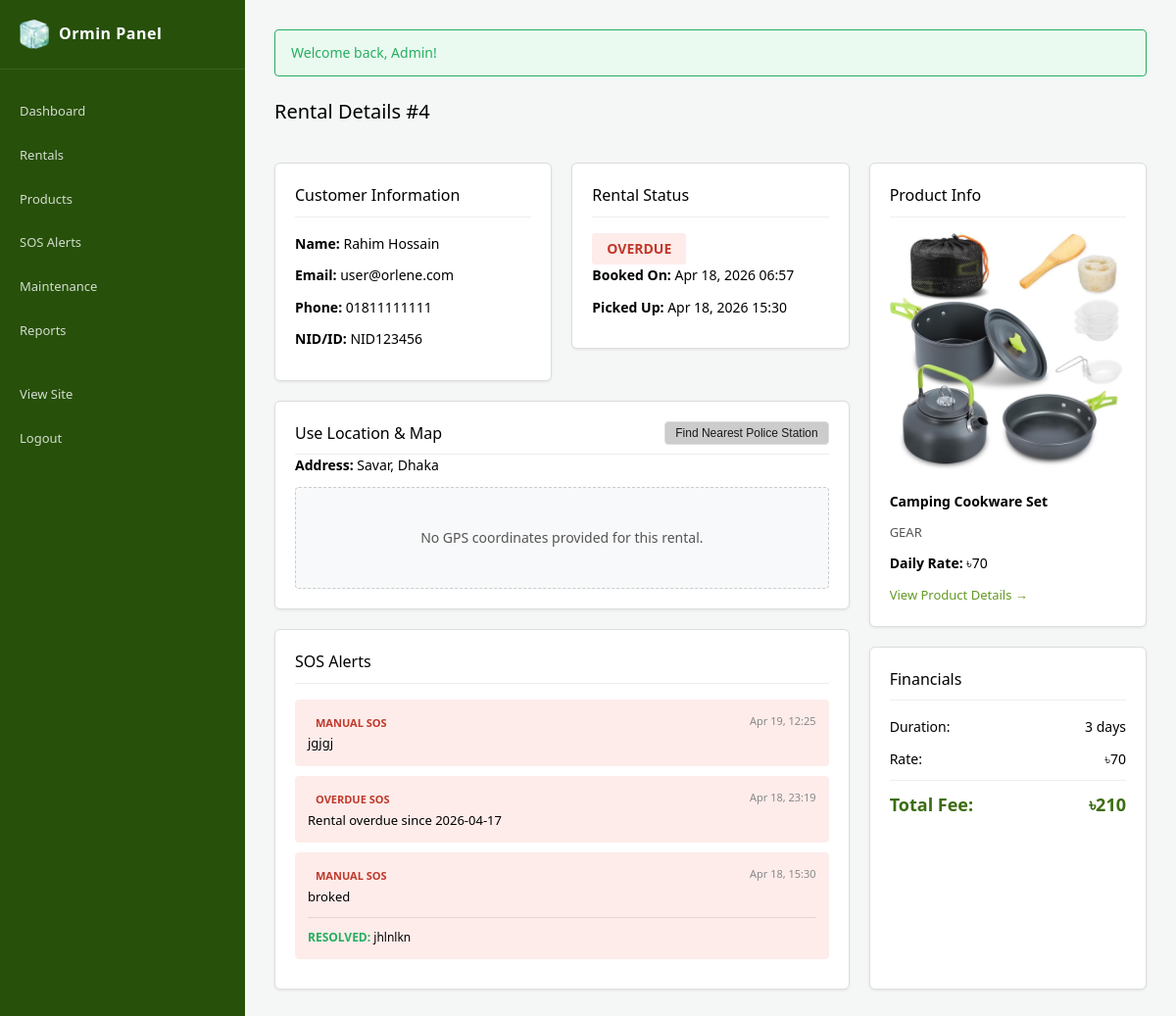
Page /admin/rental_detail.php?id=4 (signed in) on the committed database.
### tables this page shows
CREATE TABLE `rentals` (
  `id` int(11) NOT NULL,
  `user_id` int(11) NOT NULL,
  `product_id` int(11) NOT NULL,
  `start_date` date NOT NULL,
  `end_date` date NOT NULL,
  `days` int(11) NOT NULL,
  `total_fee` decimal(10,2) NOT NULL,
  `status` enum('PENDING','APPROVED','ACTIVE','RETURNED','COMPLETED','REJECTED','OVERDUE') DEFAULT 'PENDING',
  `use_area` varchar(150) DEFAULT NULL,
  `use_city` varchar(100) DEFAULT NULL,
  `use_landmark` varchar(200) DEFAULT NULL,
  `use_lat` decimal(10,7) DEFAULT NULL,
  `use_lng` decimal(10,7) DEFAULT NULL,
  `rejection_reason` text DEFAULT NULL,
  `created_at` timestamp NOT NULL DEFAULT current_timestamp(),
  `pickup_at` datetime DEFAULT NULL,
  `returned_at` datetime DEFAULT NULL
);

CREATE TABLE `users` (
  `id` int(11) NOT NULL,
  `name` varchar(100) NOT NULL,
  `email` varchar(150) NOT NULL,
  `password_hash` varchar(255) NOT NULL,
  `phone` varchar(20) DEFAULT NULL,
  `nid` varchar(50) DEFAULT NULL,
  `role` enum('user','admin') DEFAULT 'user',
  `created_at` timestamp NOT NULL DEFAULT current_timestamp()
);

CREATE TABLE `sos_alerts` (
  `id` int(11) NOT NULL,
  `rental_id` int(11) NOT NULL,
  `user_id` int(11) NOT NULL,
  `trigger_type` enum('MANUAL','OVERDUE') NOT NULL,
  `message` text DEFAULT NULL,
  `status` enum('OPEN','RESOLVED') DEFAULT 'OPEN',
  `created_at` datetime DEFAULT current_timestamp(),
  `resolved_at` datetime DEFAULT NULL,
  `resolved_by` int(11) DEFAULT NULL,
  `resolution_notes` text DEFAULT NULL
);

CREATE TABLE `products` (
  `id` int(11) NOT NULL,
  `subcategory_id` int(11) NOT NULL,
  `name` varchar(150) NOT NULL,
  `description` text DEFAULT NULL,
  `daily_rate` decimal(8,2) NOT NULL,
  `stock_qty` int(11) DEFAULT 1,
  `status` enum('AVAILABLE','RENTED','PENDING_INSPECTION','MAINTENANCE','RETIRED') DEFAULT 'AVAILABLE',
  `rental_count` int(11) DEFAULT 0,
  `maintenance_threshold` int(11) DEFAULT 5,
  `image_path` varchar(255) DEFAULT 'assets/img/products/default.jpg',
  `created_at` timestamp NOT NULL DEFAULT current_timestamp()
);

CREATE TABLE `categories` (
  `id` int(11) NOT NULL,
  `name` varchar(50) NOT NULL,
  `description` text DEFAULT NULL
);

### admin/rental_detail.php (the view, shortened to what this page needs)
<?php
require_once __DIR__ . '/../includes/auth.php';
$id = (int)($_GET['id'] ?? 0);
$db = get_db();
$stmt = $db->prepare("
    SELECT r.*, u.name as user_name, u.email as user_email, u.phone as user_phone, u.nid as user_nid,
           p.name as product_name, c.name as category_name, p.image_path, p.daily_rate,
           (SELECT result FROM inspections WHERE rental_id = r.id LIMIT 1) as inspection_result,
           (SELECT notes FROM inspections WHERE rental_id = r.id LIMIT 1) as inspection_notes,
           (SELECT name FROM users WHERE id = (SELECT admin_id FROM inspections WHERE rental_id = r.id LIMIT 1)) as inspector_name
    FROM rentals r
    JOIN users u ON r.user_id = u.id
    JOIN products p ON r.product_id = p.id
    JOIN subcategories s ON p.subcategory_id = s.id
    JOIN categories c ON s.category_id = c.id
    WHERE r.id = ?
");
$stmt->execute([$id]);
$rental = $stmt->fetch();
$stmt = $db->prepare("SELECT * FROM sos_alerts WHERE rental_id = ? ORDER BY created_at DESC");
$stmt->execute([$id]);
$sos_alerts = $stmt->fetchAll();
require_once __DIR__ . '/../includes/admin_header.php';
?>
<div class="flex justify-between align-center mb-20">
    <h2>Rental Details #<?= $rental['id'] ?></h2>
</div>
<div class="grid">
    <div class="grid-col col-8 flex-col">
        <div class="grid">
            <div class="grid-col col-6 flex-col">
                <div class="card">
                    <h3 class="mb-15" style="border-bottom: 1px solid #eee; padding-bottom: 8px;">Customer Information</h3>
                    <p class="mb-10"><strong>Name:</strong> <?= htmlspecialchars($rental['user_name']) ?></p>
                    <p class="mb-10"><strong>Email:</strong> <?= htmlspecialchars($rental['user_email']) ?></p>
                    <p class="mb-10"><strong>Phone:</strong> <?= htmlspecialchars($rental['user_phone']) ?></p>
                    <p class="mb-10"><strong>NID/ID:</strong> <?= htmlspecialchars($rental['user_nid']) ?></p>
                </div>
            </div>
            <div class="grid-col col-6 flex-col">
                <div class="card">
                    <h3 class="mb-15" style="border-bottom: 1px solid #eee; padding-bottom: 8px;">Rental Status</h3>
                    <div class="mb-15">
                        <span class="badge badge-<?= strtolower($rental['status']) ?>" style="font-size: 14px; padding: 5px 15px;">
                            <?= str_replace('_', ' ', $rental['status']) ?>
                        </span>
                    </div>
                    <p class="mb-10"><strong>Booked On:</strong> <?= date('M d, Y H:i', strtotime($rental['created_at'])) ?></p>
                    <?php if ($rental['pickup_at']): ?>
                        <p class="mb-10"><strong>Picked Up:</strong> <?= date('M d, Y H:i', strtotime($rental['pickup_at'])) ?></p>
                    <?php endif; ?>
                </div>
            </div>
        </div>
        <div class="card mt-20" id="map-section">
            <div class="flex justify-between align-center mb-15" style="border-bottom: 1px solid #eee; padding-bottom: 8px;">
                <h3 style="margin: 0;">Use Location & Map</h3>
                <button id="find_police_btn" class="btn btn-outline btn-sm">Find Nearest Police Station</button>
            </div>
            <p class="mb-10"><strong>Address:</strong>
                <?php if (!empty($rental['use_area']) || !empty($rental['use_city'])): ?>
                    <?= htmlspecialchars($rental['use_landmark'] ? $rental['use_landmark'] . ', ' : '') ?><?= htmlspecialchars($rental['use_area'] ?? '') ?>, <?= htmlspecialchars($rental['use_city'] ?? '') ?>
                <?php else: ?>
                    <span class="text-muted">No address provided</span>
                <?php endif; ?>
            </p>
            <?php if ($rental['use_lat'] && $rental['use_lng']): ?>
                <div id="map"></div>
                <div class="mt-10 flex gap-20" style="font-size: 12px;">
                    <div class="flex align-center gap-5">
                        <span style="display:inline-block; width:12px; height:12px; background:green; border-radius:50%;"></span> Product Location
                    </div>
                    <div class="flex align-center gap-5">
                        <span style="display:inline-block; width:12px; height:12px; background:blue; border-radius:50%;"></span> Police Station
                    </div>
                </div>
                <script>
                    document.addEventListener('DOMContentLoaded', function() {
                        const lat = <?= $rental['use_lat'] ?>;
                        const lng = <?= $rental['use_lng'] ?>;
                        const map = L.map('map').setView([lat, lng], 13);
                        L.tileLayer('https://{s}.tile.openstreetmap.org/{z}/{x}/{y}.png', {
                            attribution: '&copy; OpenStreetMap contributors'
                        }).addTo(map);
                        const gearIcon = L.icon({
                            iconUrl: 'https://raw.githubusercontent.com/pointhi/leaflet-color-markers/master/img/marker-icon-2x-green.png',
                            shadowUrl: 'https://cdnjs.cloudflare.com/ajax/libs/leaflet/0.7.7/images/marker-shadow.png',
                            iconSize: [25, 41],
                            iconAnchor: [12, 41],
                            popupAnchor: [1, -34],
                            shadowSize: [41, 41]
                        });
                        L.marker([lat, lng], {icon: gearIcon}).addTo(map)
                            .bindPopup('<b><?= htmlspecialchars($rental['product_name']) ?></b><br>User: <?= htmlspecialchars($rental['user_name']) ?>')
                            .openPopup();
                        // Fetch police stations using Overpass API
                        function fetchPolice() {
                            const btn = document.getElementById('find_police_btn');
                            const originalText = btn.textContent;
                            btn.textContent = 'Searching...';
                            btn.disabled = true;
                            const overpassUrl = `https://overpass-api.de/api/interpreter?data=[out:json];node["amenity"="police"](around:5000,${lat},${lng});out;`;
                            fetch(overpassUrl)
                                .then(r => {
                                    if (!r.ok) throw new Error('API server returned ' + r.status);
                                    return r.json();
                                })
                                .then(data => {
                                    if (!data.elements || data.elements.length === 0) {
                                        alert('No police stations found within 5km of this location.');
                                        return;
                                    }
                                    data.elements.forEach(station => {
                                        L.marker([station.lat, station.lon]).addTo(map)
                                            .bindPopup(station.tags.name || 'Police Station');
                                    });
                                    const markers = data.elements.map(s => L.marker([s.lat, s.lon]));
                                    markers.push(L.marker([lat, lng])); // Include original location
                                    const group = L.featureGroup(markers);
                                    map.fitBounds(group.getBounds().pad(0.1));
                                    btn.textContent = 'Search again';
                                    btn.disabled = false;
                                })
                                .catch(err => {
                                    console.error('Error fetching police stations:', err);
                                    // Fallback to secondary API if primary fails
                                    const fallbackUrl = `https://overpass.kumi.systems/api/interpreter?data=[out:json];node["amenity"="police"](around:5000,${lat},${lng});out;`;
                                    fetch(fallbackUrl)
                                        .then(r => r.json())
                                        .then(data => {
                                            // Repeat logic for fallback
                                            if (!data.elements || data.elements.length === 0) {
                                                alert('No police stations found within 5km.');
                                                return;
                                            }
                                            data.elements.forEach(station => {
                                                L.marker([station.lat, station.lon]).addTo(map)
                                                    .bindPopup(station.tags.name || 'Police Station');
                                            });
                                            map.fitBounds(L.featureGroup(data.elements.map(s => L.marker([s.lat, s.lon])).concat([L.marker([lat, lng])])).getBounds().pad(0.1));
                                            btn.textContent = 'Search again';
                                            btn.disabled = false;
                                        })
                                        .catch(err2 => {
                                            alert('The police station search service is currently overloaded. Please try again in a few minutes.');
                                            btn.textContent = originalText;
                                            btn.disabled = false;
                                        });
                                });
                        }
                        document.getElementById('find_police_btn').addEventListener('click', fetchPolice);
                    });
                </script>
            <?php else: ?>
                <div style="background: #f8f9fa; border: 1px dashed #ccc; padding: 40px; text-align: center; border-radius: 4px;">
                    <p class="text-muted">No GPS coordinates provided for this rental.</p>
                </div>
            <?php endif; ?>
        </div>
        <?php if ($sos_alerts): ?>
            <div class="card mt-20 flex-grow">
                <h3 class="mb-15" style="border-bottom: 1px solid #eee; padding-bottom: 8px;">SOS Alerts</h3>
                <?php foreach ($sos_alerts as $alert): ?>
                    <div style="padding: 12px; border: 1px solid var(--color-danger-lt); background: var(--color-danger-lt); border-radius: 4px; margin-bottom: 10px;">
                        <div class="flex justify-between mb-5">
                            <span class="badge badge-overdue"><?= $alert['trigger_type'] ?> SOS</span>
                            <span style="font-size: 11px; color: #888;"><?= date('M d, H:i', strtotime($alert['created_at'])) ?></span>
                        </div>
                        <p style="font-size: 13px;"><?= nl2br(htmlspecialchars($alert['message'] ?: 'No message provided.')) ?></p>
                        <?php if ($alert['status'] === 'RESOLVED'): ?>
                            <div style="margin-top: 10px; padding-top: 10px; border-top: 1px solid rgba(0,0,0,0.1); font-size: 12px;">
                                <strong style="color: var(--color-success);">RESOLVED:</strong> <?= htmlspecialchars($alert['resolution_notes']) ?>
                            </div>
                        <?php endif; ?>
                    </div>
                <?php endforeach; ?>
            </div>
        <?php endif; ?>
    </div>
    <div class="grid-col col-4 flex-col">
        <div class="card mb-20">
            <h3 class="mb-15" style="border-bottom: 1px solid #eee; padding-bottom: 8px;">Product Info</h3>
            <img src="<?= BASE_URL ?>/<?= htmlspecialchars($rental['image_path']) ?>" alt="" style="width: 100%; border-radius: var(--radius); margin-bottom: 15px;">
            <p class="mb-10"><strong><?= htmlspecialchars($rental['product_name']) ?></strong></p>
            <p class="text-muted mb-10" style="font-size: 13px;"><?= htmlspecialchars($rental['category_name']) ?></p>
            <p class="mb-10"><strong>Daily Rate:</strong> ৳<?= number_format($rental['daily_rate'], 0) ?></p>
            <a href="<?= BASE_URL ?>/admin/products.php?id=<?= $rental['product_id'] ?>" style="font-size: 13px;">View Product Details &rarr;</a>
        </div>
        <div class="card flex-grow">
            <h3 class="mb-15" style="border-bottom: 1px solid #eee; padding-bottom: 8px;">Financials</h3>
            <div class="flex justify-between mb-10">
                <span>Duration:</span>
                <span><?= $rental['days'] ?> days</span>
            </div>
            <div class="flex justify-between mb-10">
                <span>Rate:</span>
                <span>৳<?= number_format($rental['daily_rate'], 0) ?></span>
            </div>
            <hr style="margin: 10px 0; border: 0; border-top: 1px solid #eee;">
            <div class="flex justify-between" style="font-weight: 600; font-size: 18px; color: var(--color-primary-dk);">
                <span>Total Fee:</span>
                <span>৳<?= number_format($rental['total_fee'], 0) ?></span>
            </div>
        </div>
    </div>
</div>
<?php require_once __DIR__ . '/../includes/admin_footer.php'; ?>

### rows in the picture
rentals: id "4", user.name "Rahim Hossain", user.email "user@orlene.com", user.phone "01811111111", user.nid "NID123456", status "OVERDUE", created_at "Apr 18, 2026 06:57", pickup_at "Apr 18, 2026 15:30", use_area "Savar", use_city "Dhaka", product.image_path (picture), product.name "Camping Cookware Set", categories.name "GEAR", product.daily_rate "70", days "3", total_fee "210"
sos_alerts: trigger_type "MANUAL", created_at "Apr 19, 12:25", message "jgjgj"
sos_alerts: trigger_type "OVERDUE", created_at "Apr 18, 23:19", message "Rental overdue since 2026-04-17"
sos_alerts: trigger_type "MANUAL", created_at "Apr 18, 15:30", message "broked", resolution_notes "jhlnlkn"

### other values in the picture
$f['msg'] "Welcome back, Admin!"
